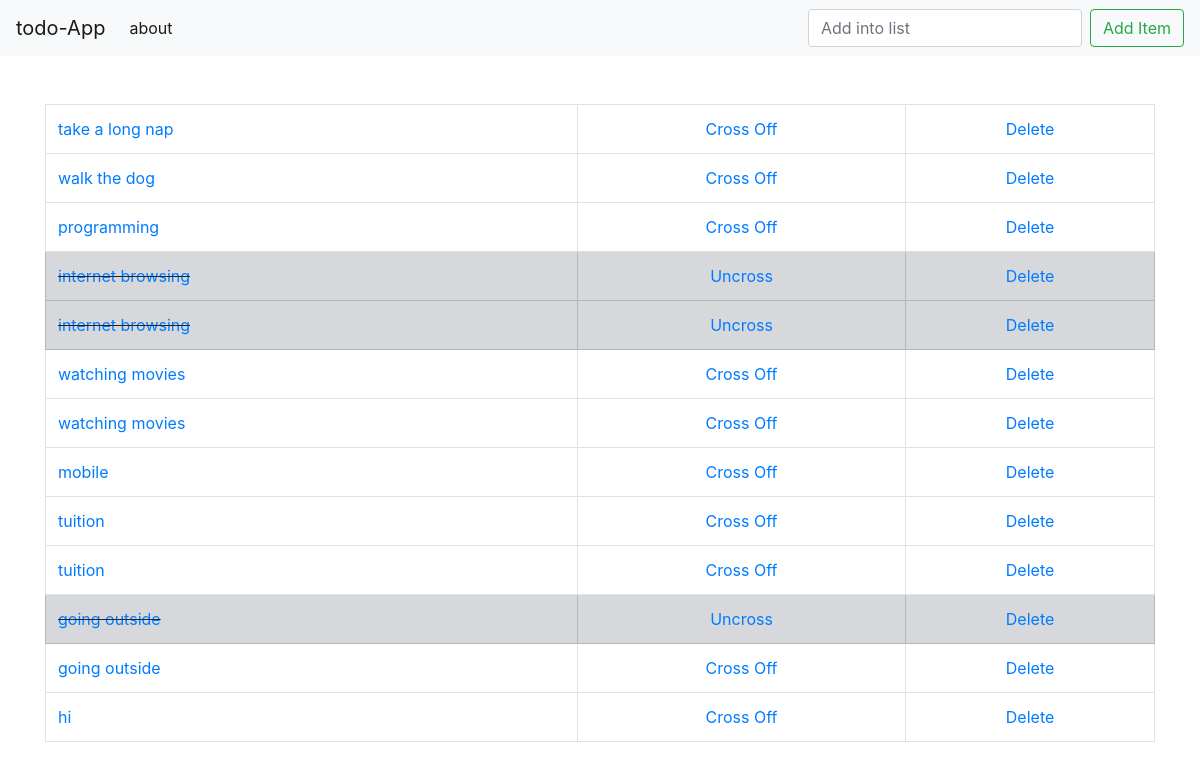
The page / on the database its author committed.
### todo_list/models.py (models this page shows, shortened)
class List (models.Model): # List is database table and also a class name
	item = models.CharField(max_length=200)
	completed = models.BooleanField(default=False)

### todo_list/views.py (the view)
# urls.py: path('', views.home, name='home'),
def home (request):
	if request.method == 'POST':
		form = ListForm(request.POST or None)
		if form.is_valid():
			form.save()
			all_items = List.objects.all
			messages.success(request,('Item has been added into todo list'))
			return render(request, 'home.html', {'all_items': all_items})
	else: #database query
		all_items = List.objects.all
		return render(request, 'home.html', {'all_items': all_items})

### todo_list/templates/home.html (shortened to what this page needs)
{% extends 'base.html'  %}
{% block content %}
<br/>
{% if all_items %}
<table class="table table-bordered">
		{% for things in all_items %}
			{% if things.completed %}
				<tr class="table-secondary">
				<td class="striker"> <a href="{% url 'edit' things.id %}">{{ things.item }}</a> </td>
				<td><center> <a href="{% url 'uncross' things.id %}">Uncross</a> </center></td>
				<td><center><a href="{% url 'delete' things.id %}"> Delete</a> </center></td>
			    </tr>
			{% else %}
				<tr>
				<td> <a href="{% url 'edit' things.id %}">{{ things.item }}</a> </td>
				<td><center> <a href="{% url 'cross_off' things.id %}">Cross Off</a> </center></td>
				<td><center><a href="{% url 'delete' things.id %}"> Delete</a> </center></td>
				</tr>
			{% endif %}
		{% endfor %}
</table>
{% endif %}
{% endblock %}

### todo_list/templates/base.html (shortened to what this page needs)
{% load static %}
<!doctype html>
<html lang="en">
  <head>
    <link rel="stylesheet" href="https://stackpath.bootstrapcdn.com/bootstrap/4.5.0/css/bootstrap.min.css">
    <link rel="stylesheet" href= "{% static 'css/my_style.css' %}">
  </head>
  <body>
  	<nav class="navbar navbar-expand-lg navbar-light bg-light">
  <a class="navbar-brand" href="{% url 'home' %}">todo-App</a>
  <div class="collapse navbar-collapse" id="navbarSupportedContent">
    <ul class="navbar-nav mr-auto">
      <li class="nav-item active">
        <a class="nav-link" href="{% url 'about' %}">about <span class="sr-only">(current)</span></a>
      </li>
    </ul>
    <form class="form-inline my-2 my-lg-0" method="POST">
      <input class="form-control mr-sm-2" type="search" placeholder="Add into list" aria-label="Search" name="item">
      <button class="btn btn-outline-success my-2 my-sm-0" type="submit">Add Item</button>
    </form>
  </div>
</nav>
    <br>
    	<div class="container">
    		{% block content %}
			{% endblock %}
    	</div>
  </body>
</html>

### static/css/my_style.css (style rules this page uses)
.striker { text-decoration: line-through; }

### rows shown on the page
List: item "take a long nap"
List: item "walk the dog"
List: item "programming"
List: item "internet browsing"
List: item "internet browsing"
List: item "watching movies"
List: item "watching movies"
List: item "mobile"
List: item "tuition"
List: item "tuition"
List: item "going outside"
List: item "going outside"
List: item "hi"
